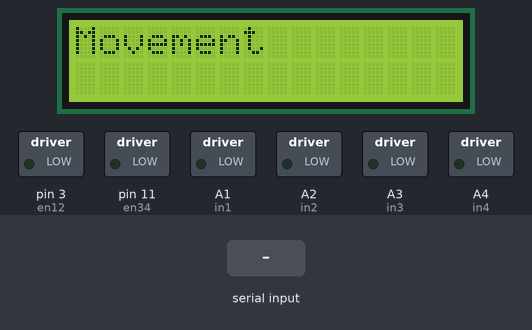
The sketch below on a simulated Arduino Uno, built with avr-gcc and run on an emulated ATmega328P. Parts: 16×2 character LCD, switched loads named in the sketch (green lamp = pin HIGH). The test bench sets the inputs (shaded band).

Above: at 1.2 s.
1.3 s: byte 1 (1) received over Serial
At 2.4 s:
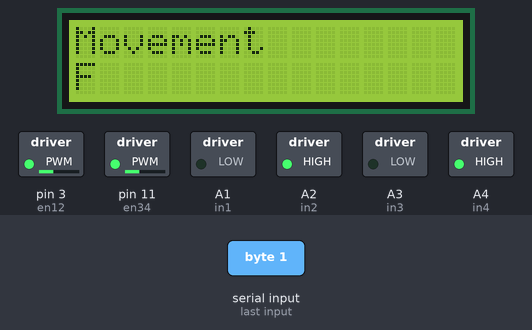
2.8 s: "1" received over Serial
At 3.5 s:
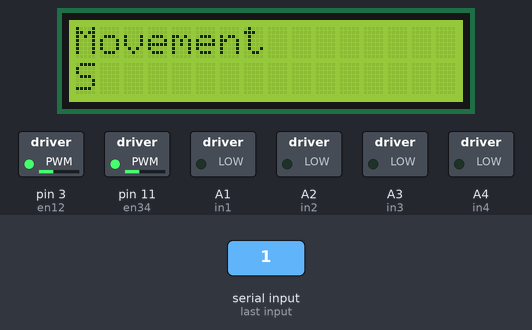
4.3 s: byte 2 (2) received over Serial
At 4.7 s:
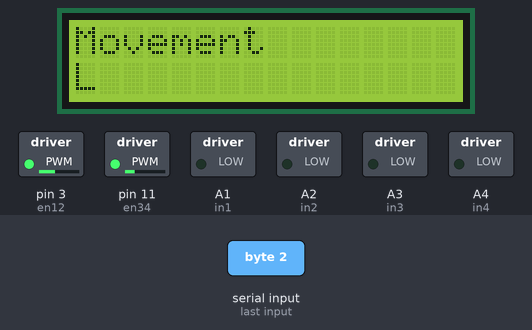
5.8 s: byte 3 (3) received over Serial
At 7.0 s:
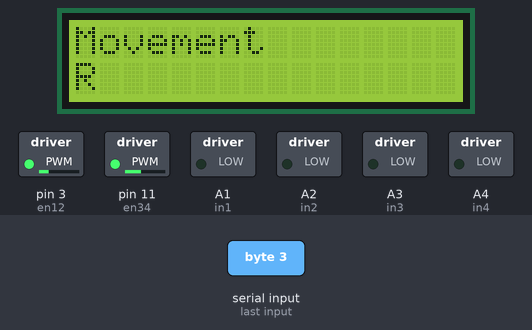
7.3 s: byte 4 (4) received over Serial
At 8.1 s:
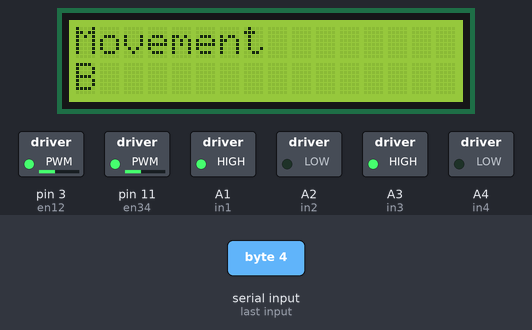
8.8 s: byte 2 (2) received over Serial
At 9.3 s:
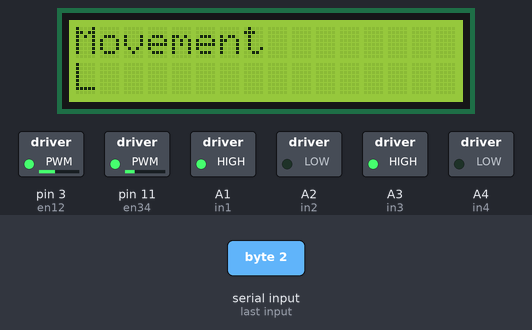
Timing chart, 0 to 11.3 s (numbered marks = the images above; inputs shaded):
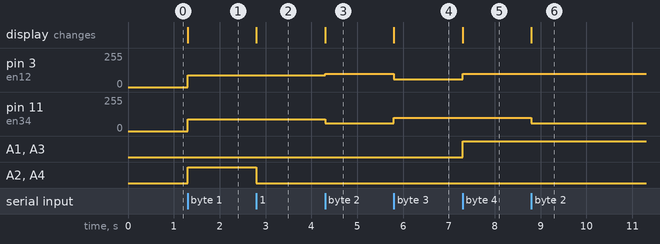

Measured:
- after the input at 1.3 s, pin 3 (en12), pin 11 (en34): 0/255 → 90/255 at once; A2 (in2), A4 (in4): LOW → HIGH at once; the display: changes at once (image 1)
- after the input at 2.8 s, A2 (in2), A4 (in4): HIGH → LOW at once; the display: changes at once (image 2)
- after the input at 4.3 s, pin 3 (en12): 90/255 → 100/255 at once; pin 11 (en34): 90/255 → 60/255 at once; the display: changes at once (image 3)
- after the input at 5.8 s, pin 3 (en12): 100/255 → 60/255 at once; pin 11 (en34): 60/255 → 100/255 at once; the display: changes at once (image 4)
- after the input at 7.3 s, pin 3 (en12): 60/255 → 100/255 at once; A1 (in1), A3 (in3): LOW → HIGH at once; the display: changes at once (image 5)
- after the input at 8.8 s, pin 11 (en34): 100/255 → 60/255 at once; the display: changes at once (image 6)

The sketch:

remote_control_bluetooth.ino
```cpp
#include <LiquidCrystal.h>

//lcd variables
const int rs = 8;
const int en = 9;
const int d4 = 4;
const int d5 = 5;
const int d6 = 6;
const int d7 = 7;
LiquidCrystal lcd(rs,en,d4,d5,d6,d7);

//motor variables
//motor A
int en34 = 11;
int in4 = A4;
int in3 = A3;

//motor B
int en12 = 3;
int in1 = A1;
int in2 = A2;

//bluetooth
int state;

void setup()
{
  Serial.begin(9600);//bluetooth rate of coms

  //LCD (colomns, rows)
  lcd.begin(16,2);
  lcd.print("Movement");

  //setup for each motor pin to be output
  pinMode(en34, OUTPUT);
  pinMode(in3, OUTPUT);
  pinMode(in4, OUTPUT);

  pinMode(en12, OUTPUT);
  pinMode(in1, OUTPUT);
  pinMode(in2, OUTPUT);

  //initial state of motor
  digitalWrite(in3,LOW);
  digitalWrite(in4,LOW);
  digitalWrite(in1,LOW);
  digitalWrite(in2,LOW);

}

void loop()
{
  state=0;
  lcd.setCursor(0,1);
  if(Serial.available()>0){

    state=Serial.read();
    switch(state){
      case 1:
      forward();
      lcd.print("F");
      break;

      case 2:
      left();
      lcd.print("L");
      break;

      case 3:
      right();
      lcd.print("R");
      break;

      case 4:
      backward();
      lcd.print("B");
      break;

      default:
      Stop();
      lcd.print("S");
      break;

    }
  }
}


void forward(){
  //PWM pin to set motor to max speed
  analogWrite(en12,90);
    analogWrite(en34,90);

    digitalWrite(in1,LOW);
    digitalWrite(in2,HIGH);
    digitalWrite(in3,LOW);
    digitalWrite(in4,HIGH);
}
void left(){
  //to turn right
  analogWrite(en12,100);
    analogWrite(en34,60);

}
void right(){
  //to turn left
  analogWrite(en12,60);
    analogWrite(en34,100);
}
void backward(){
  //PWM pin to set motor to max speed
  analogWrite(en34,100);
  analogWrite(en12,100);

  digitalWrite(in1,HIGH);
    digitalWrite(in2,LOW);
    digitalWrite(in3,HIGH);
    digitalWrite(in4,LOW);
}

void Stop(){
  digitalWrite(in3,LOW);
  digitalWrite(in4,LOW);
  digitalWrite(in1,LOW);
  digitalWrite(in2,LOW);
}
```
